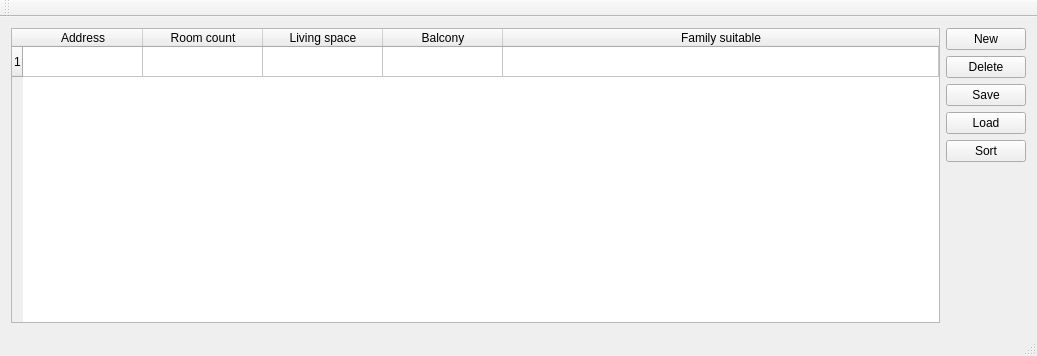
<?xml version="1.0" encoding="UTF-8"?>
<ui version="4.0">
 <class>MainWindow</class>
 <widget class="QMainWindow" name="MainWindow">
  <property name="geometry">
   <rect>
    <x>0</x>
    <y>0</y>
    <width>1037</width>
    <height>356</height>
   </rect>
  </property>
  <property name="windowTitle">
   <string>MainWindow</string>
  </property>
  <widget class="QWidget" name="centralWidget">
   <layout class="QHBoxLayout" name="horizontalLayout_2">
    <item>
     <layout class="QHBoxLayout" name="horizontalLayout">
      <item>
       <widget class="QTableWidget" name="tableWidget">
        <property name="baseSize">
         <size>
          <width>100</width>
          <height>200</height>
         </size>
        </property>
        <property name="sortingEnabled">
         <bool>false</bool>
        </property>
        <property name="rowCount">
         <number>1</number>
        </property>
        <attribute name="horizontalHeaderCascadingSectionResizes">
         <bool>false</bool>
        </attribute>
        <attribute name="horizontalHeaderMinimumSectionSize">
         <number>50</number>
        </attribute>
        <attribute name="horizontalHeaderDefaultSectionSize">
         <number>120</number>
        </attribute>
        <attribute name="horizontalHeaderStretchLastSection">
         <bool>true</bool>
        </attribute>
        <attribute name="verticalHeaderHighlightSections">
         <bool>true</bool>
        </attribute>
        <attribute name="verticalHeaderStretchLastSection">
         <bool>false</bool>
        </attribute>
        <row/>
        <column>
         <property name="text">
          <string>Address</string>
         </property>
        </column>
        <column>
         <property name="text">
          <string>Room count</string>
         </property>
        </column>
        <column>
         <property name="text">
          <string>Living space</string>
         </property>
        </column>
        <column>
         <property name="text">
          <string>Balcony</string>
         </property>
        </column>
        <column>
         <property name="text">
          <string>Family suitable</string>
         </property>
        </column>
       </widget>
      </item>
      <item>
       <layout class="QVBoxLayout" name="verticalLayout">
        <item>
         <widget class="QPushButton" name="pushButton_new">
          <property name="text">
           <string>New</string>
          </property>
         </widget>
        </item>
        <item>
         <widget class="QPushButton" name="pushButton_delete">
          <property name="text">
           <string>Delete</string>
          </property>
         </widget>
        </item>
        <item>
         <widget class="QPushButton" name="pushButton_save">
          <property name="text">
           <string>Save</string>
          </property>
         </widget>
        </item>
        <item>
         <widget class="QPushButton" name="pushButton_load">
          <property name="text">
           <string>Load</string>
          </property>
         </widget>
        </item>
        <item>
         <widget class="QPushButton" name="pushButton_sort">
          <property name="text">
           <string>Sort</string>
          </property>
         </widget>
        </item>
        <item>
         <spacer name="verticalSpacer">
          <property name="orientation">
           <enum>Qt::Vertical</enum>
          </property>
          <property name="sizeHint" stdset="0">
           <size>
            <width>20</width>
            <height>40</height>
           </size>
          </property>
         </spacer>
        </item>
       </layout>
      </item>
     </layout>
    </item>
   </layout>
  </widget>
  <widget class="QMenuBar" name="menuBar">
   <property name="geometry">
    <rect>
     <x>0</x>
     <y>0</y>
     <width>1037</width>
     <height>25</height>
    </rect>
   </property>
  </widget>
  <widget class="QToolBar" name="mainToolBar">
   <attribute name="toolBarArea">
    <enum>TopToolBarArea</enum>
   </attribute>
   <attribute name="toolBarBreak">
    <bool>false</bool>
   </attribute>
  </widget>
  <widget class="QStatusBar" name="statusBar"/>
 </widget>
 <layoutdefault spacing="6" margin="11"/>
 <resources/>
 <connections/>
</ui>
